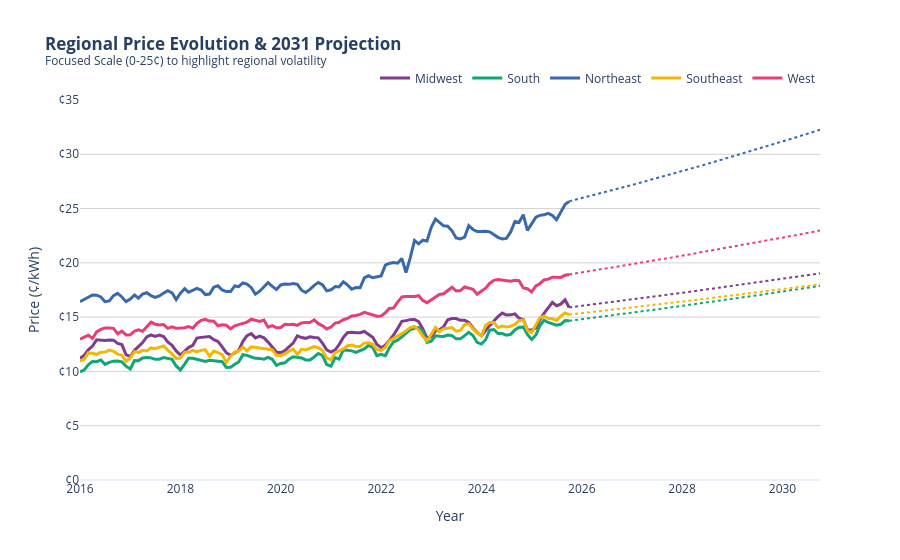

Write notebook code for a chart like this one.
### Markdown cell above
1. 5-Year Price Forecast by Region
Objective: To project future energy costs based on the 10-year historical CAGR (Compound Annual Growth Rate).

This visualization combines Historical Data (solid lines) with Forecasted Data (dotted lines). By applying a linear regression to the past 10 years of regional pricing, we provide an automated estimate of where prices will land in 2031.

### Code cell
import pandas as pd
import numpy as np
import plotly.graph_objects as go
import plotly.express as px

# 1. Identify Columns
price_col = 'price_cents_kwh' if 'price_cents_kwh' in df.columns else 'price'
date_col = 'month' if 'month' in df.columns else 'period'

# Ensure date is datetime
df[date_col] = pd.to_datetime(df[date_col])

# 2. Setup Figure
regions = df['census_region'].unique()
colors = px.colors.qualitative.Bold
fig = go.Figure()

start_date = pd.to_datetime('2016-01-01')

for i, region in enumerate(regions):
    color = colors[i % len(colors)]
    
    # Process History (2016-2026)
    reg_hist = df[(df['census_region'] == region) & (df[date_col] >= start_date)].copy()
    hist_monthly = reg_hist.groupby(date_col)[price_col].mean().reset_index().sort_values(date_col)
    
    if len(hist_monthly) < 2:
        continue
        
    # CAGR Calculation
    v_start = hist_monthly[price_col].iloc[0]
    v_end = hist_monthly[price_col].iloc[-1]
    years_diff = (hist_monthly[date_col].max() - hist_monthly[date_col].min()).days / 365.25
    cagr = (v_end / v_start) ** (1 / years_diff) - 1 if years_diff > 0 else 0
    
    # Generate Forecast (2026-2031)
    latest_date = hist_monthly[date_col].max()
    future_dates = pd.date_range(start=latest_date, periods=61, freq='MS')
    future_prices = [v_end * ((1 + cagr) ** (j / 12)) for j in range(len(future_dates))]
    
    # 3. Add Traces
    # Historical (Solid)
    fig.add_trace(go.Scatter(
        x=hist_monthly[date_col], y=hist_monthly[price_col],
        mode='lines', name=region,
        line=dict(color=color, width=3),
        legendgroup=region,
        hovertemplate="<b>" + region + "</b><br>%{x|%Y}: %{y:.2f}¢<extra></extra>"
    ))
    
    # Forecast (Dotted)
    fig.add_trace(go.Scatter(
        x=future_dates, y=future_prices,
        mode='lines', name=f"{region} Forecast",
        line=dict(color=color, width=2, dash='dot'),
        legendgroup=region,
        showlegend=False,
        hovertemplate="<b>" + region + " (Forecast)</b><br>%{x|%Y}: %{y:.2f}¢<extra></extra>"
    ))

# 4. FIXED SCALE: 0 to 35 cents
fig.update_layout(
    title="<b>Regional Price Evolution & 2031 Projection</b><br><sup>Focused Scale (0-25¢) to highlight regional volatility</sup>",
    xaxis_title="Year",
    yaxis_title="Price (¢/kWh)",
    template="plotly_white",
    hovermode="x unified",
    yaxis=dict(
        range=[0, 35],  # This fixes the scale as requested
        tickprefix="¢",
        dtick=5,        # Adds a grid line every 5 cents
        gridcolor='lightgrey'
    ),
    xaxis=dict(showgrid=False),
    legend=dict(orientation="h", yanchor="bottom", y=1.02, xanchor="right", x=1)
)

fig.show()
